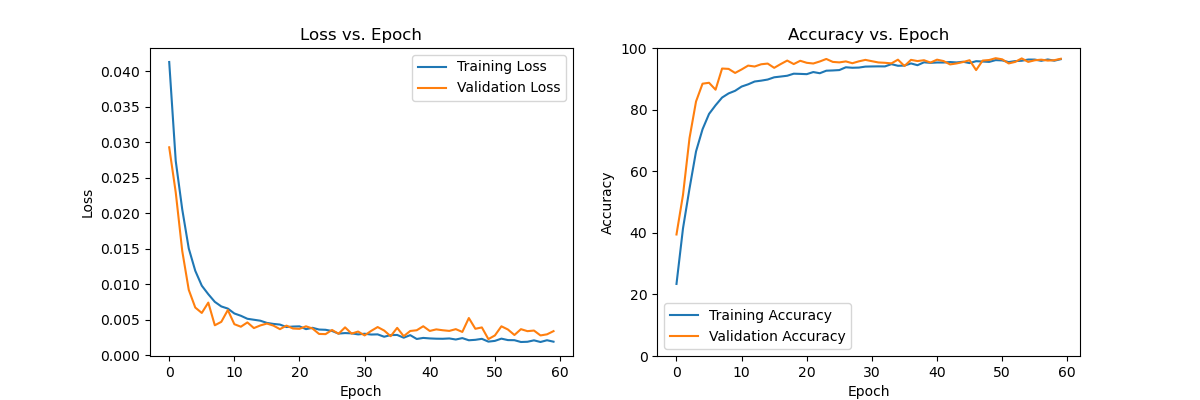

The Python source for this figure:
import torch
import torchvision.transforms as transforms
import torch.optim as optim
import matplotlib.pyplot as plt
import torch.nn as nn
import gc

from torch.utils.data import Dataset, DataLoader
from torchvision.datasets import ImageFolder
from sklearn.metrics import confusion_matrix


import random
import numpy as np

import time

import os
os.environ["KMP_DUPLICATE_LIB_OK"]="TRUE"



# Set seed = 0 for random, numpy, and torch
seed = 0
random.seed(seed)
np.random.seed(seed)
torch.manual_seed(seed)
if torch.cuda.is_available():
    torch.cuda.manual_seed_all(seed)
torch.backends.cudnn.deterministic = True
torch.backends.cudnn.benchmark = False




# pickle載入
import pickle
training_file = "traffic-signs-data/train.p"
validation_file = "traffic-signs-data/valid.p"
testing_file = "traffic-signs-data/test.p"
with open(training_file, mode='rb') as f:
    train = pickle.load(f)
with open(validation_file, mode='rb') as f:
    valid = pickle.load(f)
with open(testing_file, mode='rb') as f:
    test = pickle.load(f)

x_train, y_train = train['features'], train['labels']
x_valid, y_valid = valid['features'], valid['labels']
x_test, y_test = test['features'], test['labels']

print("x_train shape:", x_train.shape)
print("y_train shape:", y_train.shape)
print("x_valid shape:", x_valid.shape)
print("y_valid shape:", y_valid.shape)
print("x_test shape:", x_test.shape)
print("y_test shape:", y_test.shape)

# 定義資料集
class TrafficSignsDataset(Dataset):
    def __init__(self, images, labels, transform=None):
        self.images = images
        self.labels = labels
        self.classes = np.unique(labels)
        self.transform = transform

    def __len__(self):
        return len(self.images)

    def __getitem__(self, idx):
        image = self.images[idx]
        label = self.labels[idx]
        if self.transform:
            image = self.transform(image)
        return image, label

# 定義轉換
transform = transforms.Compose([
    transforms.ToPILImage(),
    transforms.Resize((224, 224)),
    transforms.ToTensor(),
    transforms.Normalize((0.5, 0.5, 0.5), (0.5, 0.5, 0.5))
])



# batch大小
batch_size = 64



"""
資料集設定
"""
# train dataset path 
# 建立train資料集並transform格式
train_dataset = TrafficSignsDataset(x_train, y_train, transform=transform)
# 載入dataset並拆分batch
train_loader = DataLoader(train_dataset, batch_size=batch_size, shuffle=True)


# validation dataset path 
# 建立valid資料集並transform格式
valid_dataset = TrafficSignsDataset(x_valid, y_valid, transform=transform)
# 載入dataset並拆分batch
valid_loader = DataLoader(valid_dataset, batch_size=batch_size, shuffle=False)

# test dataset path 
# 建立test資料集並transform格式
test_dataset = TrafficSignsDataset(x_test, y_test, transform=transform)
# 載入dataset並拆分batch
test_loader = DataLoader(test_dataset, batch_size=batch_size, shuffle=False)

num_classes = len(np.unique(y_train))
print(f'Number of unique classes: {num_classes}')

"""
模型輸出檔案
"""
trained_model_name = "Alexnet_v1_baseline.pth"

"""
模型架構 : v1為Alexnet baseline
"""
# 以AlexNet為baseline進行的CustomAlexNetModel
class CustomAlexNetModel(nn.Module):
    def __init__(self):
        super(CustomAlexNetModel, self).__init__()

        self.features = nn.Sequential(

            nn.Conv2d(3, 192, kernel_size=11, stride=4, padding=2),
            nn.ReLU(inplace=True),
            nn.MaxPool2d(kernel_size=3, stride=2),

            # nn.Conv2d(3, 64, kernel_size=11, stride=4, padding=2), # 調整輸出維度
            # nn.ReLU(inplace=True),
            # nn.MaxPool2d(kernel_size=3, stride=2),
            # nn.Conv2d(64, 192, kernel_size=5, padding=2), # 移除此層
            # nn.ReLU(inplace=True),
            # nn.MaxPool2d(kernel_size=3, stride=2),


            nn.Conv2d(192, 256, kernel_size=3, padding=1),
            nn.ReLU(inplace=True),

            # nn.Conv2d(192, 384, kernel_size=3, padding=1),    # 調整輸出維度
            # nn.ReLU(inplace=True),
            # nn.Conv2d(384, 256, kernel_size=3, padding=1),    # 移除此層
            # nn.ReLU(inplace=True),
            
            nn.Conv2d(256, 256, kernel_size=3, padding=1),
            nn.ReLU(inplace=True),
            nn.MaxPool2d(kernel_size=3, stride=2),
        )

        self.avgpool = nn.AdaptiveAvgPool2d((6, 6))
        self.classifier = nn.Sequential(
            nn.Linear(256 * 6 * 6, 100),
            nn.ReLU(inplace=True),
            nn.Dropout(),
            nn.Linear(100, 100),
            nn.ReLU(inplace=True),
            nn.Linear(100, 43),
        )

    def forward(self, x):
        x = self.features(x)
        x = self.avgpool(x)
        x = torch.flatten(x, 1)
        x = self.classifier(x)
        return x



# 檢查是否有可用的GPU，如果有就將device設置為cuda，否則設置為cpu
device = torch.device("cuda" if torch.cuda.is_available() else "cpu") ## add
print(torch.cuda.is_available()) #是否有可用的CUDA加速

# 架構確認，查看參數設定及大小
import torchsummary
torchsummary.summary(CustomAlexNetModel().to(device), (3, 224,224), batch_size=batch_size)



# 釋放記憶體，避免記憶體已滿導致訓練失敗
torch.cuda.empty_cache()
gc.collect()


"""
模型訓練
"""
epochs = 60  # 訓練epoch次數
training_loss = []
validation_loss = []
training_accuracy = []
validation_accuracy = []
def train_model():       
    model = CustomAlexNetModel() # 使用CustomAlexNetModel模型架構
    model = model.to(device) 

    learning_rate = 0.001  # 初始學習率

    # 建立 Adam Optimizer (優化調整learing rate)
    optimizer = optim.Adam(model.parameters(), lr=learning_rate) 

    
    # 使用交叉熵損失作為loss function
    criterion = nn.CrossEntropyLoss()

    for epoch in range(epochs):

        # 切換至訓練模式
        model.train()

        # 暫存計數器設定與歸零
        running_loss = 0.0 # loss暫存
        running_correct = 0 # 正確個數暫存
        running_total = 0 # 總數暫存

        # batch 訓練循環
        for batch in train_loader:
            
            # 提取 batch 的 資料（inputs 和 labels）
            inputs, labels = batch
            # 將資料（inputs 和 labels）移動到指定的設備上，以加速運算
            inputs, labels = inputs.to(device), labels.to(device)
            # 梯度歸零
            optimizer.zero_grad()
            # 預測 : 向前傳播
            outputs = model(inputs)
            # 計算loss : 交叉熵
            loss = criterion(outputs, labels)  

            # 反向傳播
            loss.backward()

            # 更新模型的參數
            optimizer.step()

            # 結果儲存
            _, predicted = torch.max(outputs.data, 1) # 預測結果
            running_correct += (predicted == labels).sum().item() # 預測正確者加入
            running_total += labels.size(0) # 更新epoch的training資料累計筆數 (根據此batch大小)
            running_loss += loss.item() #更新目前的epoch train loss sum

        # 計算並儲存epoch training 平均 loss
        training_loss.append(running_loss / running_total) 

        # 計算並儲存 epoch training 正確率
        training_accuracy.append(100 * running_correct / running_total)


        # 切換至驗證模式
        model.eval()

        # 暫存計數器設定與歸零
        running_loss = 0.0 # loss暫存
        running_correct = 0 # 正確個數暫存
        running_total = 0 # 總數暫存

        with torch.no_grad(): # 禁用梯度運算(不需要進行反向傳播)

            # batch 驗證循環
            for batch in valid_loader:

                # 提取 batch 的 資料（inputs 和 labels）
                inputs, labels = batch
                # 將資料（inputs 和 labels）移動到指定的設備上，以加速運算
                inputs, labels = inputs.to(device), labels.to(device)
                # 預測 : 向前傳播
                outputs = model(inputs)                                        
                # 計算loss : 交叉熵
                loss = criterion(outputs, labels)  


                # 結果儲存
                _, predicted = torch.max(outputs.data, 1) # 預測結果
                running_correct += (predicted == labels).sum().item() # 預測正確者加入
                running_total += labels.size(0) # 更新epoch的validation資料累計筆數 (根據此batch大小)
                running_loss += loss.item()  #更新目前的epoch valid loss sum
            
            # 計算並儲存 epoch valid 平均 loss
            validation_loss.append(running_loss / running_total)  

            # 計算並儲存 epoch training 正確率
            validation_accuracy.append(100 * running_correct / running_total)
        
        # print 此epoch訓練/驗證結果
        print(f'Epoch [{epoch}/{epochs-1}] - '
            f'Training Loss: {training_loss[-1]:.4f}, '
            f'Training Accuracy: {training_accuracy[-1]:.2f}%, '
            f'Validation Loss: {validation_loss[-1]:.4f}, '
            f'Validation Accuracy: {validation_accuracy[-1]:.2f}%') 


    # 儲存Model
    torch.save(model.state_dict(),"./model/"+trained_model_name)    



    # Test 階段
    running_loss = 0.0
    running_correct = 0
    running_total = 0
    inference_time = 0

    # 混淆矩陣陣列(預測結果紀錄與正確label)
    all_predictions = []
    all_labels = []

    for batch in test_loader:

        # 提取 batch 的 資料（inputs 和 labels）
        inputs, labels = batch
        # 將資料（inputs 和 labels）移動到指定的設備上，以加速運算
        inputs, labels = inputs.to(device), labels.to(device)

        start_time = time.time()
        # 預測 : 向前傳播
        outputs = model(inputs)                                
        end_time = time.time()
        
        # 計算loss : 交叉熵
        loss = criterion(outputs, labels)  


        # 結果儲存
        _, predicted = torch.max(outputs.data, 1) # 預測結果
        running_correct += (predicted == labels).sum().item() # 預測正確者加入
        running_total += labels.size(0) # 更新epoch的validation資料累計筆數 (根據此batch大小)
        running_loss += loss.item()  #更新目前的epoch valid loss sum

        # extend 類別分類結果 至 混淆矩陣陣列
        all_predictions.extend(predicted.cpu().numpy())
        all_labels.extend(labels.cpu().numpy())
        
        # 計算並顯示推論時間
        inference_time += end_time - start_time
    

    print(f'Single image inference time: {inference_time/running_total:.6f} seconds')


    # print 測試結果
    print("Test loss:",running_loss / running_total) # 計算平均loss
    print("Test accuracy:",100 * running_correct / running_total) # 計算正確率
    
    
    # 建立混淆矩陣
    conf_matrix = confusion_matrix(all_labels, all_predictions)

    # 繪製混淆矩陣
    classes = [
        "Speed limit (20km/h)", "Speed limit (30km/h)", "Speed limit (50km/h)", "Speed limit (60km/h)",
        "Speed limit (70km/h)", "Speed limit (80km/h)", "End of speed limit (80km/h)", "Speed limit (100km/h)",
        "Speed limit (120km/h)", "No passing", "No passing for vehicles over 3.5 metric tons",
        "Right-of-way at the next intersection", "Priority road", "Yield", "Stop", "No vehicles",
        "Vehicles over 3.5 metric tons prohibited", "No entry", "General caution", "Dangerous curve to the left",
        "Dangerous curve to the right", "Double curve", "Bumpy road", "Slippery road", "Road narrows on the right",
        "Road work", "Traffic signals", "Pedestrians", "Children crossing", "Bicycles crossing", "Beware of ice/snow",
        "Wild animals crossing", "End of all speed and passing limits", "Turn right ahead", "Turn left ahead",
        "Ahead only", "Go straight or right", "Go straight or left", "Keep right", "Keep left",
        "Roundabout mandatory", "End of no passing", "End of no passing by vehicles over 3.5 metric tons"
    ]

    import seaborn as sns

    plt.figure(figsize=(12, 8))
    sns.heatmap(conf_matrix,cmap="Blues", xticklabels=classes, yticklabels=classes)
    plt.title('Confusion Matrix')
    plt.xlabel('Predicted Label')
    plt.ylabel('True Label')
    plt.xticks(rotation=45, ha="right")
    plt.yticks(rotation=0)
    plt.show()


    # 繪製各epoch的Accuaracy/Loss圖片
    # 繪製Loss曲線
    plt.figure(figsize=(12, 4))
    plt.subplot(1, 2, 1)
    plt.plot(training_loss, label='Training Loss')
    plt.plot(validation_loss, label='Validation Loss')
    plt.legend()
    plt.title('Loss vs. Epoch')
    plt.xlabel('Epoch')
    plt.ylabel('Loss')

    # 繪製Accuracy曲線
    plt.subplot(1, 2, 2)
    plt.plot(training_accuracy, label='Training Accuracy')
    plt.plot(validation_accuracy, label='Validation Accuracy')
    plt.legend()
    plt.title('Accuracy vs. Epoch')
    plt.xlabel('Epoch')
    plt.ylabel('Accuracy')
    plt.ylim(0, 100)  # 將 y 軸範圍設置為 0 到 100
    plt.show()

train_model()
